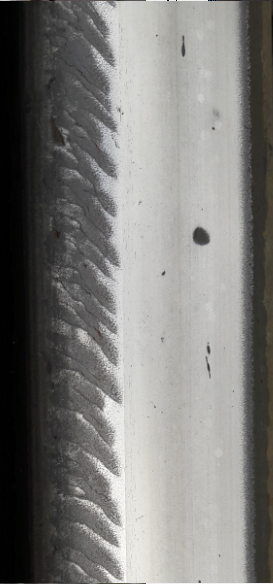
//> input picture defectsImages/yulinshang/y1.png, 273 x 584 px, given in place of d5.png, which was not available
$ ./surfaceDefects   (built with g++ and OpenCV 4)
//> lines starting //> are read from the running program, lines starting //| are printed output that depends on the picture; after the words box and inside, x2 and y2 are one past the last pixel; in counts of white or black regions, pixels touching at a corner belong together; pictures that were not available may be replaced by others from this repository, and a replacement may not be noted
#include "opencv2/core.hpp"
#include "opencv2/imgproc.hpp"
#include "opencv2/imgcodecs.hpp"
#include "opencv2/highgui.hpp"
#include "opencv2/videoio.hpp"
#include <iostream>
#include <vector>
#include <algorithm>


using namespace std;
using namespace cv;

int bandwidth = 3;
float gaussianIndex = 1.0 / sqrtf(6.18);
int iternum = 10;
int clusternum = 20;
float thr_segment = 0.02; //This parameter is very important


void mean_shift(Mat& imgMat, Mat& clustersMat, Mat& weightsMat, Mat& labelMat)
{
	int imgrows = imgMat.rows;
	int imgcols = imgMat.cols;
	int repoptsnum = imgrows / 4;
	Mat roughClusterMat = Mat::zeros(repoptsnum, imgcols, CV_32F);
	RNG rng;
	int ii = 0, jj = 0, choseRep;
	Mat repMat, extendMat;
	Mat upMat, downMat, outMat;

	while (ii < repoptsnum)
	{
		choseRep = int(rng.uniform(0, imgrows));
		repMat = imgMat.row(choseRep).clone();
		while (jj++ < iternum){
			extendMat = repeat(repMat, imgrows, 1);
			extendMat = (extendMat - imgMat) / bandwidth;
			extendMat = (extendMat.mul(extendMat)) * (-0.5);
			exp(extendMat, extendMat);
			extendMat = extendMat * gaussianIndex;

			reduce(extendMat, downMat, 0, CV_REDUCE_SUM);
			reduce(extendMat.mul(imgMat), upMat, 0, CV_REDUCE_SUM);

			repMat = upMat / downMat;
		}
		repMat.copyTo(roughClusterMat.row(ii));
		ii++;
	}
	cv::sort(roughClusterMat, roughClusterMat, CV_SORT_EVERY_COLUMN + CV_SORT_ASCENDING);

	roughClusterMat.row(0).copyTo(clustersMat);
	int intergap = repoptsnum / (clusternum - 1);
	for (ii = 1; ii < clusternum-1; ii++)
	{
		clustersMat.push_back(roughClusterMat.row(ii*intergap));
	}
	clustersMat.push_back(roughClusterMat.row(repoptsnum - 1));

	weightsMat = Mat::zeros(clustersMat.size(), CV_32F);
	labelMat = Mat::zeros(imgMat.size(), CV_8U);
	Mat diffMat, sortidxMat, countMat, tempMat;
	Point minLoc;
	for (ii = 0; ii < imgcols; ii++)
	{
		diffMat = abs(repeat(imgMat.col(ii), 1, clusternum) - repeat(clustersMat.col(ii).t(), imgrows, 1));
		sortIdx(diffMat, sortidxMat, SORT_EVERY_ROW + SORT_ASCENDING);

		for (jj = 0; jj < imgrows; jj++)
		{
			minMaxLoc(sortidxMat.row(jj), 0, 0, &minLoc, 0);
			if (minLoc.x < clusternum/5)
				labelMat.at<uchar>(jj, ii) = 1;
		}

		tempMat = (sortidxMat < 1) / 255;
		tempMat.convertTo(tempMat, CV_32F);
		reduce(tempMat, countMat, 0, CV_REDUCE_SUM);

		countMat = countMat / imgrows;
		tempMat = countMat.t();
		tempMat.copyTo(weightsMat.col(ii));
	}
	tempMat = (weightsMat > 0.1) / 255;
	tempMat.convertTo(tempMat, CV_32F);
	weightsMat = weightsMat.mul(tempMat);
}

void log_normalization(Mat& Img)
{
	Img = (Img + 1)*0.5;
	Mat logImg;
	cout << logImg << endl;
	log(Img, logImg);

	Mat tmp_m, tmp_std;
	double meanV, stdV;
	meanStdDev(logImg, tmp_m, tmp_std);
	meanV = tmp_m.at<double>(0, 0);
	stdV = tmp_std.at<double>(0, 0);

	logImg = (logImg - meanV) / stdV;
	normalize(logImg, Img, 1.0, 0.0, NORM_MINMAX);
}


//轮廓按照面积大小降序排序
bool ascendSort(vector<Point> a, vector<Point> b)
{
	return a.size() < b.size();
}

//轮廓按照面积大小降序排序
bool descendSort(vector<Point> a, vector<Point> b)
{
	return a.size() > b.size();
}


void getDefectSize(Mat& Img, double& width, double& height)
{
	vector< vector< Point> > contours;  //用于保存所有轮廓信息
	findContours(Img, contours, CV_RETR_LIST, CV_CHAIN_APPROX_NONE);

	//轮廓按照面积从小到大进行排序
	cv::drawContours(Img, contours, -1, Scalar(255, 0, 0), CV_FILLED);

	if (contours.size() != 0)
		{
			sort(contours.begin(), contours.end(), descendSort);//升序排序
			vector<vector<Point> >::iterator itc = contours.begin();
			Rect rect = boundingRect(*itc);
			width = rect.width;
			height = rect.height;
		}
}

int main(int argc, char* argv[])
{
	std::vector< std::string > xlm_list;
	std::vector< std::string > ownname_list;


	double t0 = (double)getTickCount();
	int k = 1;
	Mat img;

	for (k= 0; k < 1; k++)
	{
		img = imread("/home/xuesong/RailInspection/defectsImages/diaokuai/d5.png");
//> img is the input picture: 584 rows x 273 cols, CV_8UC3; mean B, G, R 121.4, 123.9, 124.6
		resize(img, img, Size(200, 1000), 0, 0, CV_INTER_LINEAR);
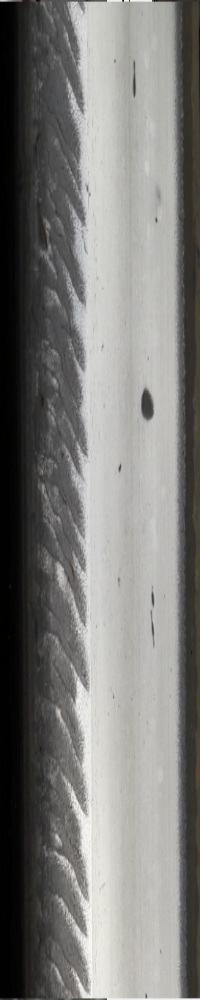
//> img: 1000 rows x 200 cols, CV_8UC3; mean B, G, R 121.3, 123.7, 124.5
		//img = imread("/home/xuesong/RailInspection/defectsImages/yulinshang/y3.png");
		//img = imread("/home/xuesong/RailInspection/defectsImages/test/1.jpg");
		//img = img(Rect(250, 0, 180, 480));

		if (img.empty())
			return -1;
		if (img.channels() != 1)
		{
			cvtColor(img, img, CV_BGR2GRAY);
//> img: 1000 rows x 200 cols, CV_8UC1
		}
		if (img.depth() == CV_8U)
		{
			img.convertTo(img, CV_32F);
//> img: 1000 rows x 200 cols, CV_32FC1
		}

		// image normalization
		//resize(img, img, Size(200, 1000), 0, 0, CV_INTER_LINEAR);
		log_normalization(img);
//> in log_normalization, `normalize(logImg, Img, 1.0, 0.0, NORM_MINMAX);`:
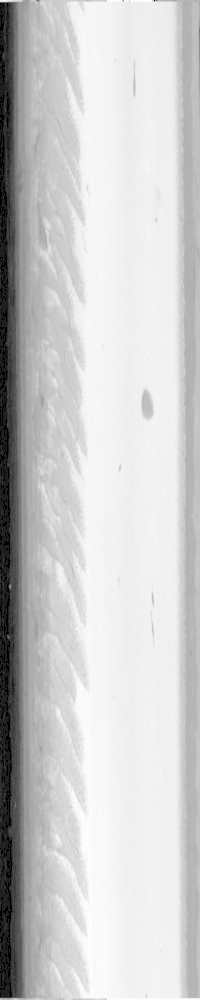
//> Img: 1000 rows x 200 cols, CV_32FC1; min 0, max 1, mean 0.8
		//imshow("gray", img);
		//waitKey();

		int m_rows = img.rows;
//> m_rows = 1000
		int m_cols = img.cols;
//> m_cols = 200

		Mat LocationPrior(1, m_cols, CV_32F);
//> LocationPrior = 200 values from 0 to 0
		float* lpData = (float*)LocationPrior.data;
		float tempV;
		for (int i = 0; i < m_cols; i++)
		{
			tempV = (float)i / (float)(m_cols - 1);
			*lpData = 0.4 * tempV * (1 - tempV);
			lpData++;
		}
		Mat LocationPriorMat;
		repeat(LocationPrior, m_rows, 1, LocationPriorMat);

		Mat clustersMat, weightsMat, labelMat;
		mean_shift(img, clustersMat, weightsMat, labelMat);
//> after the loop in mean_shift, `while (ii < repoptsnum)`:
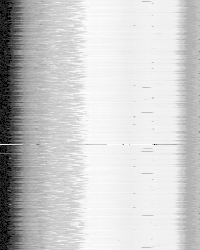
//> roughClusterMat: 250 rows x 200 cols, CV_32FC1; min 0, max 1, mean 0.8
//> after the loop in mean_shift, `while (ii < repoptsnum)`: repMat = 200 values, max 0.97 at index 91, min 0 at index 0, mean 0.802; jj = 260; downMat = 200 values, max 402.3 at index 109, min 402 at index 9, mean 402.2; upMat = 200 values, max 391.9 at index 90, min 39.55 at index 1, mean 321.9; ii = 250
//> in mean_shift, `roughClusterMat.row(0).copyTo(clustersMat);`: clustersMat = 200 values, max 0.949 at index 107, min 0 at index 0, mean 0.678
//> the loop in mean_shift, `for (ii = 1; ii < clusternum-1; ii++)` made 18 passes
//> in mean_shift, `clustersMat.push_back(roughClusterMat.row(repoptsnum - 1));`:
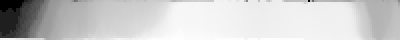
//> clustersMat: 20 rows x 200 cols, CV_32FC1 (shown 2 times larger); min 0, max 1, mean 0.8
//> the loop in mean_shift, `for (ii = 0; ii < imgcols; ii++)` made 200 passes
//> minLoc on passes 1 to 3: Point(15, 0), Point(14, 0), Point(14, 0)
//> after the loop in mean_shift, `for (ii = 0; ii < imgcols; ii++)`:
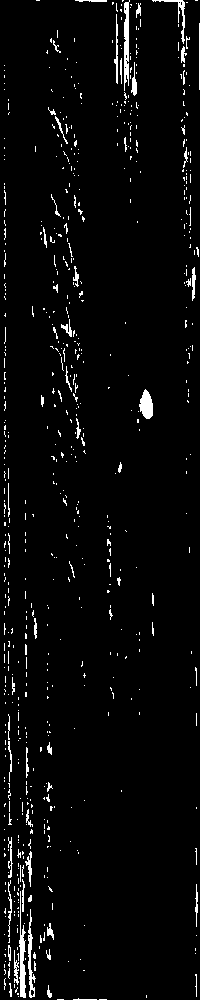
//> labelMat: 1000 rows x 200 cols, CV_8UC1; values 0 (black) and 1 (white), 3.4% white in thin lines or dots
//> after the loop in mean_shift, `for (ii = 0; ii < imgcols; ii++)`:
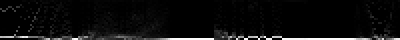
//> weightsMat: 20 rows x 200 cols, CV_32FC1 (shown 2 times larger); min 0, max 0.999, mean 0.05
//> after the loop in mean_shift, `for (ii = 0; ii < imgcols; ii++)`: minLoc = Point(19, 0); tempMat = 20 values, max 0.926 at index 19, min 0 at index 5, mean 0.05; countMat has the same summary as tempMat
//> in mean_shift, `tempMat = (weightsMat > 0.1) / 255;`: tempMat: 20 rows x 200 cols, CV_8UC1; values 0 (black) and 1 (white), 9.2% white; 25 white regions (24 under 20 px), largest, box (x1, y1, x2, y2) and area: (0, 15, 200, 20) 320

		Mat tempMat;
		int ii, jj;
		Mat diffMat[3];
		Mat saliencyMat = Mat::zeros(img.size(), CV_32F);
		for (ii = 0; ii < m_cols; ii++)
		{
			jj = max(ii - 1, 0);
			diffMat[0] = abs(repeat(img.col(ii), 1, clusternum) - repeat(clustersMat.col(jj).t(), m_rows, 1));
			diffMat[0] = diffMat[0].mul(repeat(weightsMat.col(jj).t(), m_rows, 1));

			jj = ii;
			diffMat[1] = abs(repeat(img.col(ii), 1, clusternum) - repeat(clustersMat.col(jj).t(), m_rows, 1));
			diffMat[1] = diffMat[0].mul(repeat(weightsMat.col(jj).t(), m_rows, 1));

			jj = min(ii + 1, m_cols - 1);
			diffMat[2] = abs(repeat(img.col(ii), 1, clusternum) - repeat(clustersMat.col(jj).t(), m_rows, 1));
			diffMat[2] = diffMat[0].mul(repeat(weightsMat.col(jj).t(), m_rows, 1));

			tempMat = (diffMat[0] + diffMat[1] + diffMat[2]) / 3.0;
			reduce(tempMat, saliencyMat.col(ii), 1, CV_REDUCE_SUM);
		}
		saliencyMat = saliencyMat.mul(LocationPriorMat);

		tempMat = (saliencyMat > thr_segment) / 255;
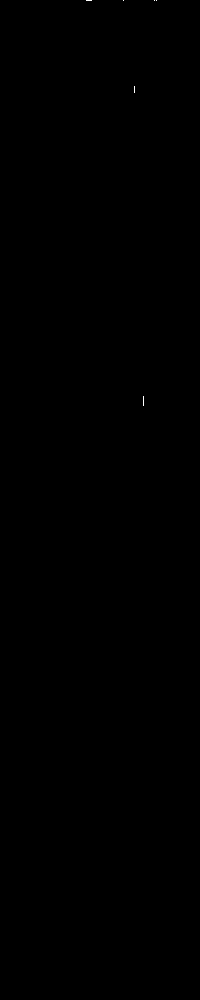
//> tempMat: 1000 rows x 200 cols, CV_8UC1; values 0 (black) and 1 (white), 0.01% white in thin lines or dots, all inside (x1, y1, x2, y2) = (86, 0, 157, 406)
		labelMat = labelMat.mul(tempMat);

		cv::Mat opened;
		Mat image = labelMat*255;
		//cv::imshow("origin", image);

		//do open process for the image
		cv::Mat element5(4, 4, CV_8U, cv::Scalar(1));
		cv::morphologyEx(image, opened, cv::MORPH_OPEN, element5);
//> opened: 1000 rows x 200 cols, CV_8UC1; every value is 0

		double width = 0.;
		double height = 0.;
		// [15 lines of commented-out code are left out]
	}

	t0 = (double)getTickCount() - t0;
	cout << " time:\n " << t0 * 1000 / getTickFrequency() / k << " ms" << endl;
	waitKey();
	return 0;
}

$ run again, on defectsImages/yulinshang/y2.png
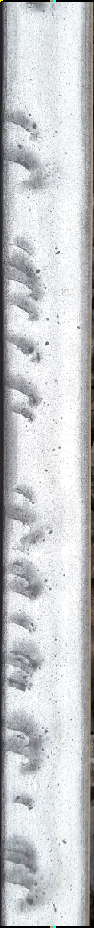
//> input picture defectsImages/yulinshang/y2.png, 94 x 928 px, given in place of d5.png, which was not available
//> img is the input picture: 928 rows x 94 cols, CV_8UC3; mean B, G, R 201.6, 199.4, 197.7
//> after the loop in mean_shift, `while (ii < repoptsnum)`:
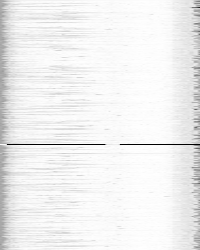
//> roughClusterMat: 250 rows x 200 cols, CV_32FC1; min 0, max 1, mean 0.942
//> after the loop in mean_shift, `while (ii < repoptsnum)`: repMat = 200 values, max 0.999 at index 81, min 0.661 at index 0, mean 0.954; jj = 260; downMat = 200 values, max 402.3 at index 116, min 401.9 at index 196, mean 402.2; upMat = 200 values, max 397.8 at index 141, min 266.3 at index 0, mean 379; ii = 250
//> in mean_shift, `roughClusterMat.row(0).copyTo(clustersMat);`: clustersMat = 200 values, max 0.932 at index 115, min 0 at index 7, mean 0.0865
//> the loop in mean_shift, `for (ii = 1; ii < clusternum-1; ii++)` made 18 passes
//> after the loop in mean_shift, `for (ii = 0; ii < imgcols; ii++)`: tempMat = 20 values, max 0.964 at index 19, min 0 at index 1, mean 0.05; countMat has the same summary as tempMat
//> `tempMat = (saliencyMat > thr_segment) / 255;`:
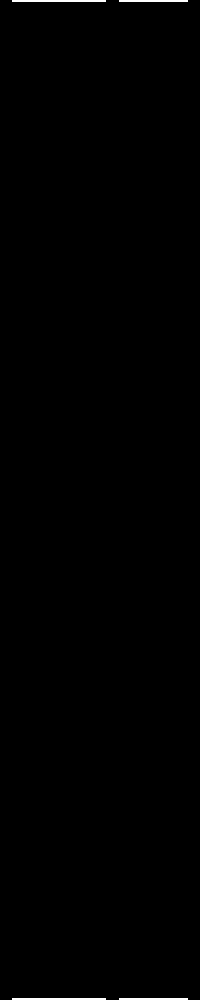
//> tempMat: 1000 rows x 200 cols, CV_8UC1; values 0 (black) and 1 (white), 0.33% white; 4 white regions, box (x1, y1, x2, y2) and area: (12, 0, 106, 2) 188, (12, 998, 106, 1000) 188, (119, 0, 188, 2) 138, (119, 998, 188, 1000) 138
//> opened: 1000 rows x 200 cols, CV_8UC1; 0.24% white; 2 white regions, box (x1, y1, x2, y2) and area: (13, 0, 107, 3) 282, (120, 0, 189, 3) 207

$ run again, on defectsImages/yulinshang/y4.png
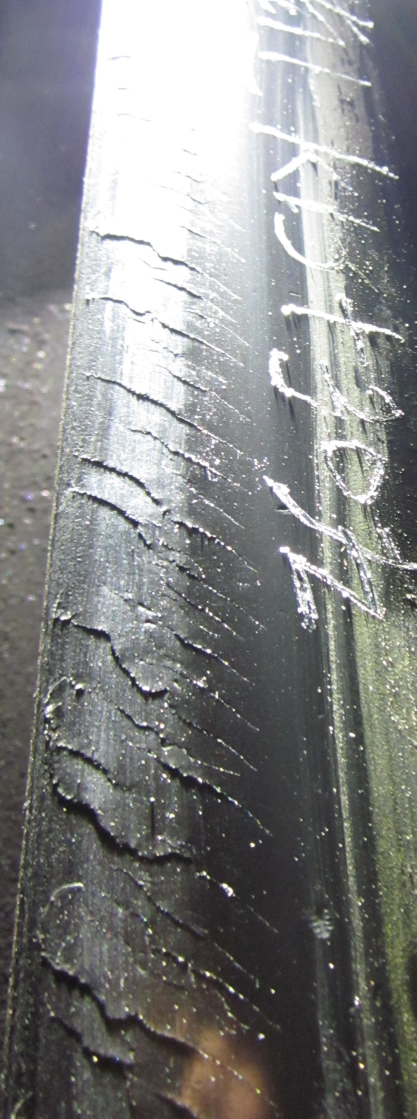
//> input picture defectsImages/yulinshang/y4.png, 833 x 2237 px, given in place of d5.png, which was not available (shown at 1/2 size)
//> img is the input picture: 2237 rows x 833 cols, CV_8UC3; mean B, G, R 132.3, 132.4, 131.5
//> after the loop in mean_shift, `while (ii < repoptsnum)`:
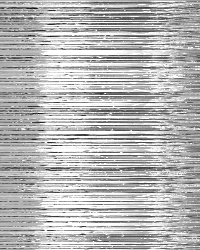
//> roughClusterMat: 250 rows x 200 cols, CV_32FC1; min 0, max 1, mean 0.717
//> after the loop in mean_shift, `while (ii < repoptsnum)`: repMat = 200 values, max 1 at index 53, min 0.489 at index 197, mean 0.839; jj = 260; downMat = 200 values, max 401.9 at index 194, min 400.9 at index 102, mean 401.4; upMat = 200 values, max 325.7 at index 58, min 235.8 at index 199, mean 283.3; ii = 250
//> in mean_shift, `roughClusterMat.row(0).copyTo(clustersMat);`: clustersMat = 200 values, max 0.412 at index 195, min 0 at index 34, mean 0.257
//> the loop in mean_shift, `for (ii = 1; ii < clusternum-1; ii++)` made 18 passes
//> the loop in mean_shift, `for (ii = 0; ii < imgcols; ii++)` made 200 passes
//> minLoc on passes 1 to 3: Point(10, 0), Point(2, 0), Point(1, 0)
//> after the loop in mean_shift, `for (ii = 0; ii < imgcols; ii++)`: minLoc = Point(18, 0); tempMat = 20 values, max 0.346 at index 19, min 0 at index 5, mean 0.05; countMat has the same summary as tempMat
//> image: 1000 rows x 200 cols, CV_8UC1; 5.2% white; 238 white regions (219 under 20 px), largest, box (x1, y1, x2, y2) and area: (27, 709, 156, 1000) 7441, (26, 868, 93, 945) 723, (40, 936, 68, 968) 334
//> `cv::morphologyEx(image, opened, cv::MORPH_OPEN, element5);`:
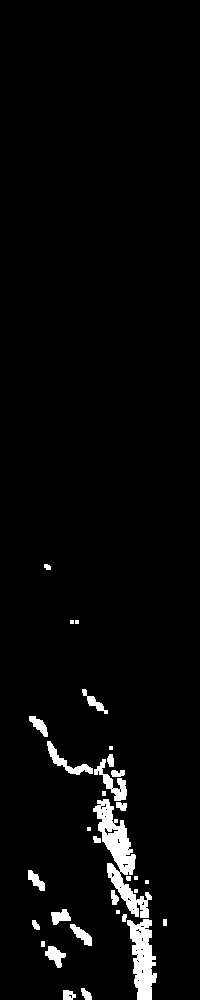
//> opened: 1000 rows x 200 cols, CV_8UC1; 3.4% white; 32 white regions (8 under 20 px), largest, box (x1, y1, x2, y2) and area: (93, 799, 152, 918) 2266, (127, 919, 157, 1000) 1481, (94, 759, 127, 801) 454
